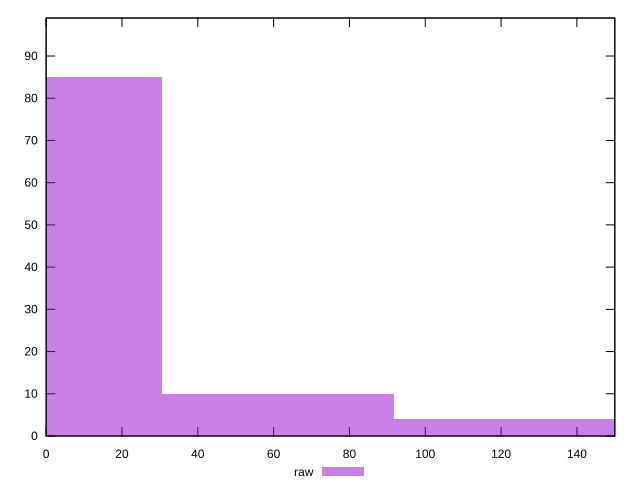

Write the gnuplot code that produced this figure.
reset

$raw <<EOF
0 85
61.206429151891236 10
122.41285830378247 4
EOF

set key outside below
set boxwidth 61.206429151891236
set xrange [0:150]
set yrange [0:99]
set trange [0:99]
set style fill transparent solid 0.5 noborder
set terminal svg size 640, 490 enhanced background rgb 'white'
set output "reports/report_00030_2021-02-24T20-42-31.540Z/unminified-javascript/samples/card/raw/histogram.svg"

plot $raw title "raw" with boxes

reset
